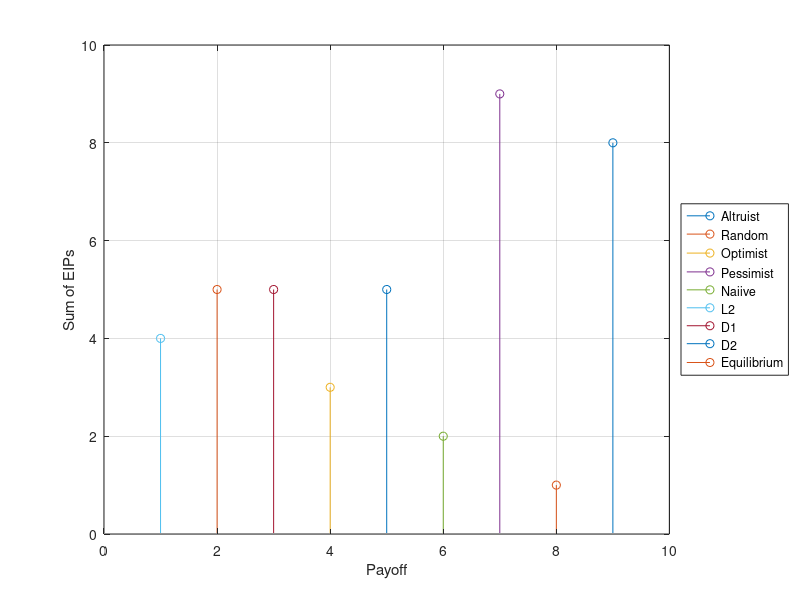
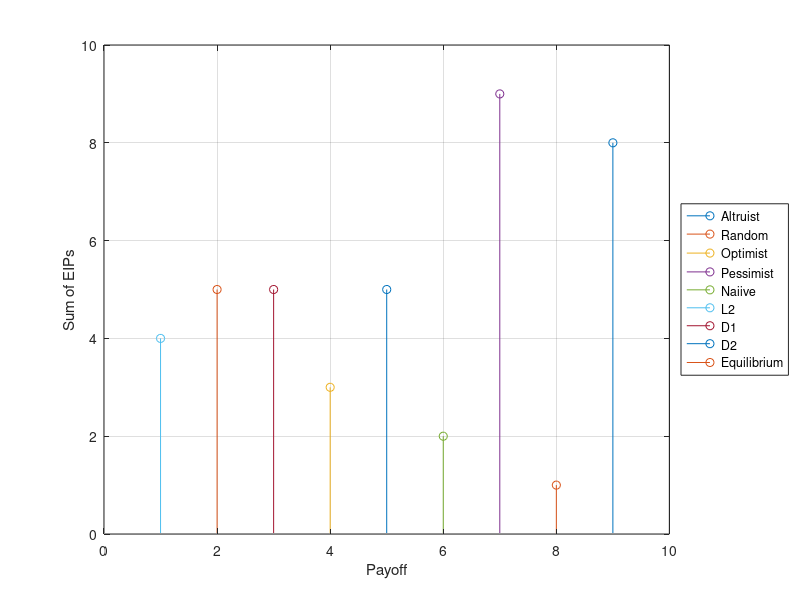

The MATLAB source for these figures, in order:
%plots results of heuristics in certain game size
load('rank_matrix.mat')
heuristic_list={'Altruist' 'Random' 'Optimist' 'Pessimist' 'Naiive' 'L2' 'D1' 'D2' 'Equilibrium'};

% load('D2_Erg.mat')
% load('Altruist_Erg.mat')
% load('Equilibrium_Erg.mat')
% load('L2_Erg.mat')
% load('Naiive_Erg.mat')
% load('Optimist_Erg.mat')
% load('Pessimist_Erg.mat')
% load('Random_Erg.mat')
% load('Equilibrium_Games.mat') %make mystruct_long available
% load('Time_Limit.mat') %make time limit vector available
% load('Time_Limit_long.mat')%make time limit vector available
% load('Time_Limit_longer.mat')%make time limit vector available
for j=1:1
    for i=1:1
        switch j
            case 1 
                time_case='early';
            case 2 
                time_case='middle';
            case 3 
                time_case='late';
        end
        fig_name=strcat('Ranking_',num2str(j+1),'_x_',num2str(j+1),'_',time_case);
        fig=figure('name',fig_name);
        axes1 = axes('Parent',fig);
        box(axes1,'on');
        grid(axes1,'on');
        hold(axes1,'on');
        %view(axes1,[-24 -20]);
        view(axes1,[90 0]);
        %plot1 = plot(X1,YMatrix1,'Parent',axes1);
        % Create label
        xlabel('Remaining Alternatives');
        ylabel('Payoff');
        zlabel('Sum of EIPs');
%         x=final_erg_mtrx(i,:,j,1);
%         y=final_erg_mtrx(i,:,j,2);
%         z=final_erg_mtrx(i,:,j,3);
%         
%         plot1=stem3(x,y,z,'Parent',axes1);
        %set(plot1,'DisplayName',heuristic_list{1});
              
        
        %legend('-DynamicLegend');
        %hold on;
        for g=1:9
        x=final_erg_mtrx(i,g,j,1);
        y=final_erg_mtrx(i,g,j,2);
        z=final_erg_mtrx(i,g,j,3);
        
        plot1=stem3(x,y,z, 'DisplayName',heuristic_list{g});
       % set(plot1(1,g),'DisplayName',heuristic_list{g});
        %legend(heuristic_list{g}, '-DynamicLegend');
        %labelpoints (x, y, heuristic_list{g});
        end
        legend1 = legend(axes1,'show', heuristic_list{1:g});
        
        set(legend1,'Location','eastoutside','FontSize',9);
        %legend(heuristic_list{:});
        savefig(fig_name);
        saveas(fig,fig_name, 'meta');
    end
end

% size='2x2';
% upper_limit=30;
% heuristics_result_matrix_s=[Altruist_Erg{2,1} Random_Erg{2,1} Optimist_Erg{2,1} Pessimist_Erg{2,1} Naiive_Erg{2,1} L2_Erg{2,1} D1_Erg{2,1} D2_Erg{2,1} Equilibrium_Erg{2,1}];
% heuristics_result_matrix_m=[D1_Erg{2,1} Equilibrium_Erg{2,1}];
% heuristics_result_matrix_l=[D2_Erg{2,1}];
% plot_effectivity_goal2(Time_Limit,heuristics_result_matrix_s,size, upper_limit);
% plot_effectivity_goal2(Time_Limit,Time_Limit_long,Time_Limit_longer, heuristics_result_matrix_s,heuristics_result_matrix_m, heuristics_result_matrix_l,size, upper_limit);
% plot_effectivity_goal2(Time_Limit,Time_Limit_long, heuristics_result_matrix_s,heuristics_result_matrix_m,size, upper_limit);

